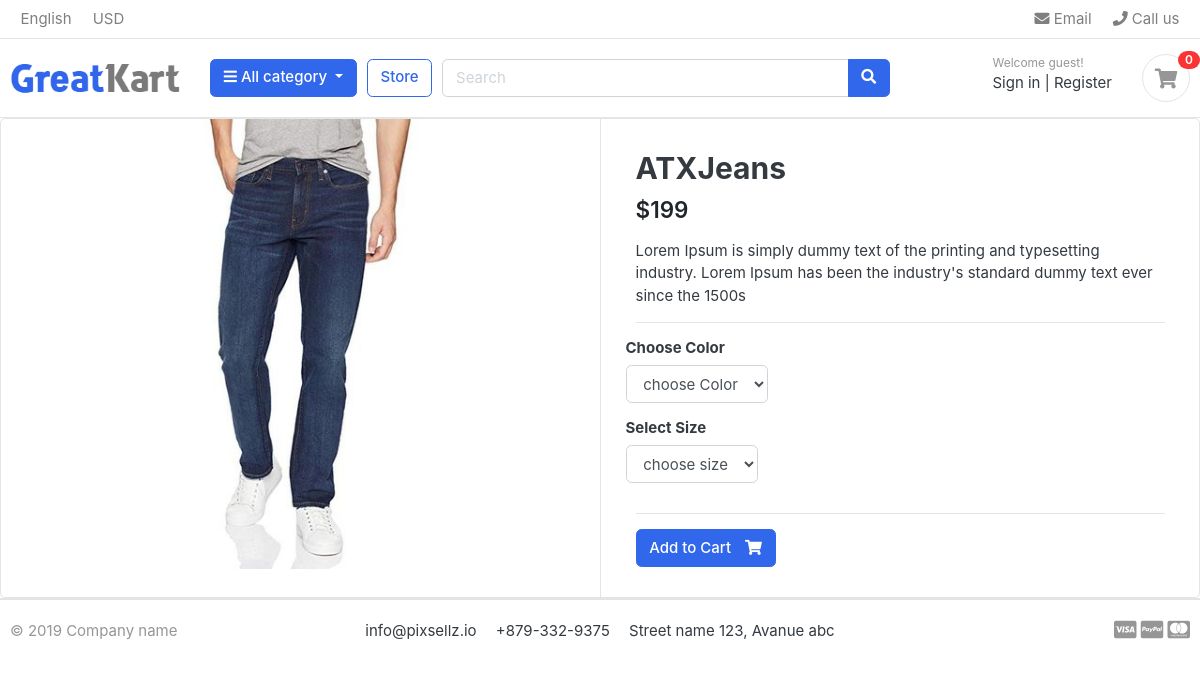
The app's page /store/category/jeans/atxjeans with its own data.
### store/models.py (models this page shows, shortened)
class Product(models.Model):
    product_name = models.CharField(max_length=200, unique=True)
    slug = models.SlugField(max_length=200, unique=True)
    description = models.TextField(max_length=200, unique=True)
    price = models.IntegerField()
    image = models.ImageField(upload_to = 'photos/products')
    stock = models.IntegerField()
    is_available = models.BooleanField(default=True)
    category = models.ForeignKey(Category, on_delete = models.CASCADE)
    created_date = models.DateTimeField(auto_now_add = True)
    modified_date = models.DateTimeField(auto_now = True)

### store/views.py (the view)
def product_detail(request,category_slug,product_slug):
    try:
        single_product = Product.objects.get(category__slug = category_slug, slug = product_slug )
        in_cart = CartItem.objects.filter(cart__cart_id = _cart_id(request),product= single_product).exists()
    except Exception as e:
        raise e
    context = {
        "single_product" :single_product,
        'in_cart' : in_cart
    }
    return render (request, "store/product_detail.html", context)

### carts/context_processors.py (called while the page is built)
def counter(request):
    cart_count = 0
    if "admin" in request.path:
        return {}
    else:
        try:
            cart = Cart.objects.filter(cart_id = _cart_id(request))
            if request.user.is_authenticated:
               cart_items = CartItem.objects.filter(user= request.user)
               print(cart_items)
            else:
                cart_items = CartItem.objects.filter(cart=cart[:1])
            for cart_item in cart_items:
                cart_count += cart_item.quantity
        except Cart.DoesNotExist:
            cart_count = 0
    return dict(cart_count = cart_count)

### carts/views.py (called while the page is built)
def _cart_id(request):
    cart = request.session.session_key
    if not cart:
        cart = request.session.create()
    return cart

### category/context_processors.py (called while the page is built)
def menu_links(request):
    links = Category.objects.all()
    return dict(links=links)

### category/models.py (called while the page is built)
    def get_url(self):
        return reverse('product_by_category', args = [self.slug])

### store/models.py (called while the page is built)
    def colors(self):
        return super(VariationManager, self).filter(variation_category='color', is_active=True)

    def sizes(self):
        return super(VariationManager, self).filter(variation_category='size', is_active=True)

### templates/store/product_detail.html (shortened to what this page needs)
{% extends 'base.html' %}
{% load static %}
{%block content %}
<div class="card">
	<div class="row no-gutters">
		<aside class="col-md-6">
<article class="gallery-wrap">
	<div class="img-big-wrap">
	   <a href="#"><img src={{single_product.image.url}}></a>
	</div>
</article>
		</aside>
		<main class="col-md-6 border-left">
<form  action="{% url 'add_cart' single_product.id %}" method="POST">
<article class="content-body">
<h2 class="title">{{ single_product.product_name}}</h2>
<div class="mb-3">
	<var class="price h4">${{single_product.price}}</var>
</div>
<p>{{single_product.description}}</p>
<hr>
	<div class="row">
    <div class="item-option-select">
        <h6>Choose Color</h6>
        <select name = "color" class = "form-control" required>
		    <option value="" disabled selected >choose Color</option>
        </select>
    </div>
</div>
<div class="row">
    <div class="item-option-select">
        <h6>Select Size</h6>
		<select name = "size" class = "form-control" required>
		    <option value="" disabled selected >choose size</option>
        </select>
    </div>
</div>
	<hr>
    {% if single_product.stock <= 0 %}
    <h5 class ="text-danger">Out Of Stock</h5>
	{% else %}
	<button  type= "submit" class="btn btn-primary"> <span class="text">Add to Cart</span> <i class="fas fa-shopping-cart"></i></button>
	{% endif %}
</form>
		</main>
	</div>
</div>
 {% endblock %}

### static/css/ui.css (style rules this page uses)
html { font-family: "Inter", sans-serif; font-size: 15px; }
.content-body { flex: 1 1 auto; padding: 2rem 2.3rem; }
var { font-style: normal; }
article:after, .form-group:after { display: block; clear: both; content: ""; }
.btn .text + i { margin-left: 10px; }
.price { font-weight: 600; color: #212529; }
.gallery-wrap .img-big-wrap { margin-bottom: 10px; border-radius: 0.37rem; overflow: hidden; background-color: #fff; }
.gallery-wrap .img-big-wrap a { text-align: center; display: block; }
.gallery-wrap .img-big-wrap img { height: 450px; width: auto; display: inline-block; }
.item-option-select { margin-bottom: 1rem; display: inline-block; margin-right: 15px; }

### records on screen
Product: image (picture), product_name "ATXJeans", price "199", description "Lorem Ipsum is simply dummy text of the printing and typesetting industry. Lorem Ipsum has been the industry's standard dummy text ever since the 1500s"

### other values on screen
{{ cart_count }} "0"
